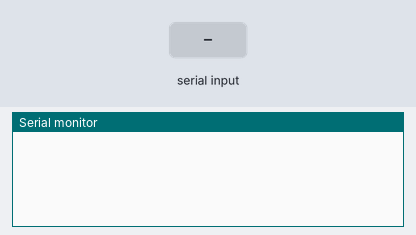
Recording of a sketch running on a simulated Arduino Uno, built with avr-gcc and run on an emulated ATmega328P. Shown: the last lines printed to the serial monitor. Inputs (shaded band) come from the test bench. The modem accepts every AT command (registered, SIM ready, sends succeed) and sends nothing else.

Above: at 1.3 s.
1.4 s: "ON" received over the second serial link
At 3.5 s:
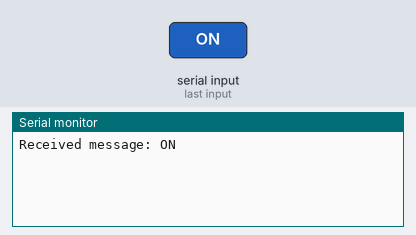
3.8 s: "OFF" received over the second serial link
6.8 s: "1" received over the second serial link
At 9.0 s:
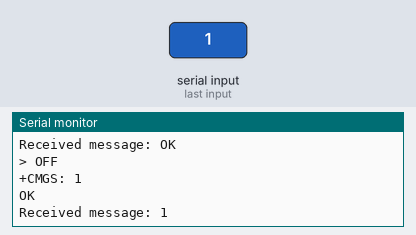
9.3 s: "OFF" received over the second serial link
At 10.8 s:
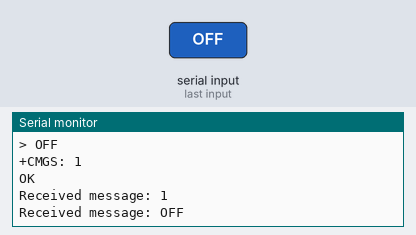

The sketch:

gsm-sms-motor-control.ino
```cpp
#include <SoftwareSerial.h>

// Initialize the SoftwareSerial for GSM communication
SoftwareSerial mySerial(7, 8);

void setup() {
  mySerial.begin(9600);    // Setting the baud rate of GSM Module
  Serial.begin(9600);      // Setting the baud rate of Serial Monitor (Arduino)
  delay(100);
}

void loop() {
  // Check for incoming SMS
  if (mySerial.available()) {
    String message = mySerial.readString();
    message.trim();

    // Debug: Print the received message
    Serial.print("Received message: ");
    Serial.println(message);

    // Check for specific commands in received SMS
    if (message.equalsIgnoreCase("ON")) {
      // Code to turn motor on
      sendSMS("Motor turned ON");
    } else if (message.equalsIgnoreCase("OFF")) {
      // Code to turn motor off
      sendSMS("Motor turned OFF");
    }
  }
}

void sendSMS(String msg) {
  mySerial.println("AT+CMGF=1");    // Sets the GSM Module in Text Mode
  delay(1000);
  mySerial.print("AT+CMGS=\"+91XXXXXXXXXX\"\r"); // Replace with mobile number
  delay(1000);
  mySerial.println(msg); // The SMS text you want to send
  delay(100);
  mySerial.println((char)26); // ASCII code of CTRL+Z
  delay(1000);
}

void gsmInit() {
  bool at_flag = true;
  while (at_flag) {
    mySerial.println("AT");
    long timeout = millis() + 5000; // Timeout of 5 seconds
    while (mySerial.available() == 0 && millis() < timeout) {
      delay(10);
    }
    if (mySerial.find("OK")) {
      at_flag = false;
    } else {
      delay(1000);
    }
  }
  mySerial.println("ATE0");
  bool net_flag = true;
  while (net_flag) {
    mySerial.println("AT+CPIN?");
    long timeout = millis() + 5000; // Timeout of 5 seconds
    while (mySerial.available() == 0 && millis() < timeout) {
      delay(10);
    }
    if (mySerial.find("READY")) {
      net_flag = false;
    } else {
      delay(1000);
    }
  }
  mySerial.println("AT+CNMI=2,2,0,0,0");
  delay(1000);
  mySerial.println("AT+CMGF=1");
  delay(1000);
  mySerial.println("AT+CSMP=17,167,0,0");
  mySerial.flush();
}
```

Measured:
- after the input at 1.4 s, the serial monitor: prints a new line after 1.0 s (image 1)
- after the input at 6.8 s, the serial monitor: prints a new line after 1.0 s (image 2)
- after the input at 9.3 s, the serial monitor: prints a new line after 1.0 s (image 3)
